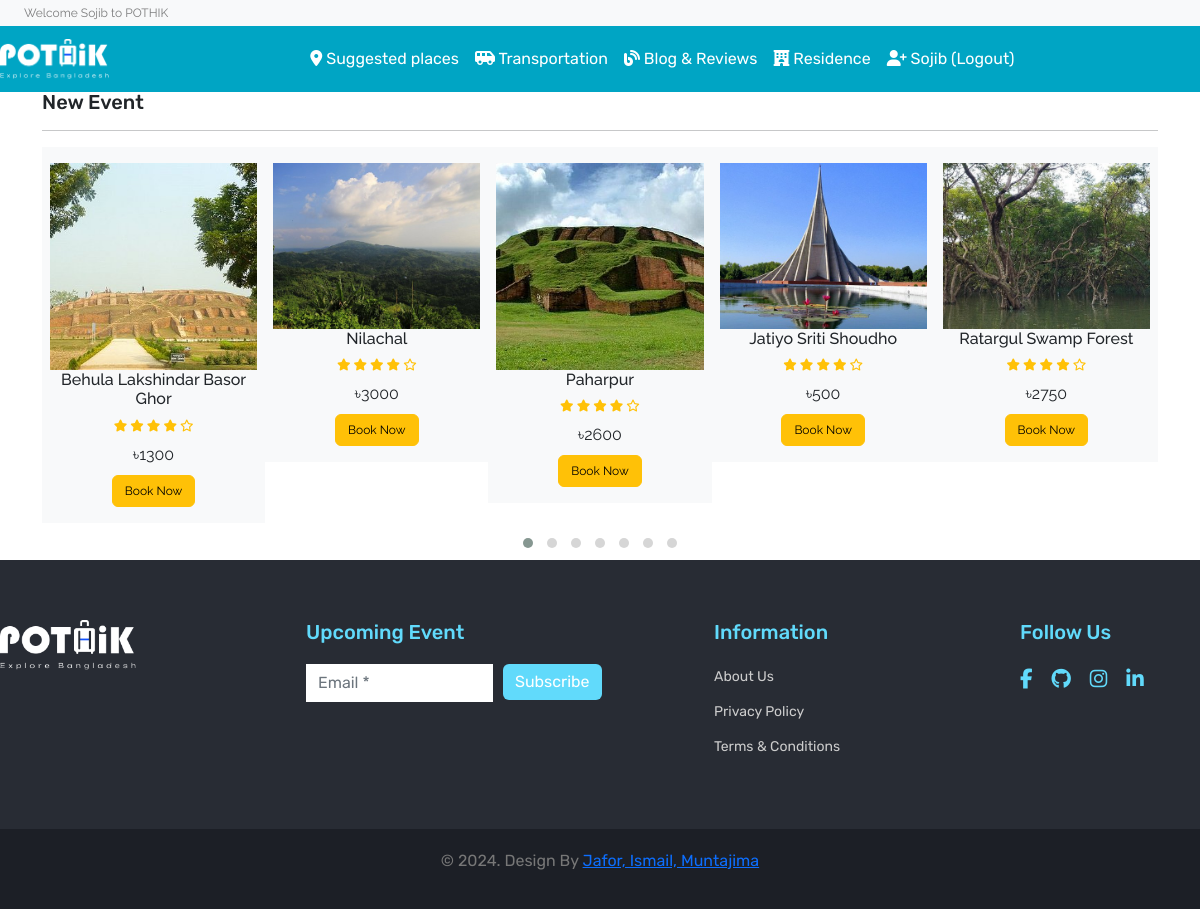
The app's page /cart.php (signed in) with its own data.
### tables this page shows
CREATE TABLE `users` (
  `user_id` int(11) NOT NULL,
  `user_name` varchar(50) DEFAULT NULL,
  `email` varchar(50) NOT NULL,
  `password` varchar(50) DEFAULT NULL,
  `number` text NOT NULL,
  `Fplace` varchar(20) NOT NULL,
  `address` varchar(50) NOT NULL,
  `verification_code` varchar(255) NOT NULL,
  `is_verify` int(10) NOT NULL DEFAULT 0
);

CREATE TABLE `place` (
  `tour_id` int(11) NOT NULL,
  `tour_Division` varchar(200) NOT NULL,
  `tour_name` varchar(255) NOT NULL,
  `Place_type` varchar(25) NOT NULL,
  `tour_price` text NOT NULL,
  `tour_image` varchar(255) NOT NULL,
  `tour_register` date DEFAULT NULL
);

### cart.php (called while the page is built, shortened)
<?php
include ('header.php');
?>
<?php
        include ('Template/_new-event.php');
?>
<?php
include ('footer.php');
?>

### database/functions.php (called while the page is built, shortened)
<?php
function check_login($con)
{
	if(isset($_SESSION['user_id']))
	{
		$id = $_SESSION['user_id'];
		$query = "select * from users where user_id = '$id' limit 1";
		$result = mysqli_query($con,$query);
		if($result && mysqli_num_rows($result) > 0)
		{
			$user_data = mysqli_fetch_assoc($result);
			return $user_data;
		}
	}
	die;
}

### database/DBController.php (called while the page is built, shortened)
<?php
class DBController
{
    protected $host = 'localhost';
    protected $user = 'root';
    protected $password = '';
    protected $database = "travel";
    public function __construct()
    {
        $this->con = mysqli_connect($this->host, $this->user, $this->password, $this->database);
    }
}

### functions.php (called while the page is built)
<?php
require ('database/DBController.php');
require ('database/Product.php');
require ('database/Cart.php');
$db = new DBController();
$product = new Product($db);
$product_shuffle = $product->getData();
$Cart = new Cart($db );

### database/Product.php (called while the page is built, shortened)
<?php
class Product
{
    public $db = null;
    public function __construct(DBController $db)
    {
        $this->db = $db;
    }
    public function getData($table = 'place'){
        $result = $this->db->con->query("SELECT * FROM {$table}");
        $resultArray = array();
        while ($item = mysqli_fetch_array($result, MYSQLI_ASSOC)){
            $resultArray[] = $item;
        }
        return $resultArray;
    }
}

### Template/_new-event.php (the view, shortened to what this page needs)
<?php
shuffle($product_shuffle);
?>
<section id="new-phones">
    <div class="container">
        <h4 class="font-rubik font-size-20">New Event</h4>
        <hr>
        <div class="owl-carousel owl-theme">
            <?php foreach ($product_shuffle as $item) { ?>
                <div class="item py-2 bg-light">
                    <div class="product font-rale p-2">
                        <a href="<?php printf('%s?tour_id=%s', 'Place.php',  $item['tour_id']); ?>"><img src="<?php echo $item['tour_image'] ?? "./assets/products/1.png"; ?>" alt="product1" class="img-fluid"></a>
                        <div class="text-center">
                            <h6><?php echo  $item['tour_name'] ?? "Unknown";  ?></h6>
                            <div class="rating text-warning font-size-12">
                                <span><i class="fas fa-star"></i></span>
                                <span><i class="fas fa-star"></i></span>
                                <span><i class="fas fa-star"></i></span>
                                <span><i class="fas fa-star"></i></span>
                                <span><i class="far fa-star"></i></span>
                            </div>
                            <div class="price py-2">
                                <span>৳<?php echo $item['tour_price'] ?? '0' ; ?></span>
                            </div>
                            <form method="post">
                                <?php
                                if (in_array($item['tour_id'], $Cart->getCartId($product->getData('cart')) ?? [])){
                                    echo '<button type="submit" disabled class="btn btn-success font-size-12">In the Cart</button>';
                                }else{
                                    echo '<button type="submit" name="top_sale_submit" class="btn btn-warning font-size-12">Book Now</button>';
                                }
                                ?>
                            </form>
                        </div>
                    </div>
                </div>
            <?php }  ?>
        </div>
    </div>
</section>

### header.php (shortened to what this page needs)
<?php
include ("database/connection.php");
include ("database/functions.php");
$user_data = check_login($con);
?>
<!DOCTYPE html>
<html lang="en">
<head>
    <link href="https://cdn.jsdelivr.net/npm/bootstrap@5.2.1/dist/css/bootstrap.min.css" rel="stylesheet"
>
    <link rel="stylesheet" href="https://stackpath.bootstrapcdn.com/bootstrap/4.4.1/css/bootstrap.min.css"
>
    <link rel="stylesheet" href="https://cdnjs.cloudflare.com/ajax/libs/OwlCarousel2/2.3.4/assets/owl.carousel.min.css"
 />
    <link rel="stylesheet"
        href="https://cdnjs.cloudflare.com/ajax/libs/OwlCarousel2/2.3.4/assets/owl.theme.default.min.css"
 />
    <link rel="stylesheet" href="https://cdnjs.cloudflare.com/ajax/libs/font-awesome/5.13.0/css/all.min.css"
 />
    <link rel="stylesheet" href="https://cdnjs.cloudflare.com/ajax/libs/font-awesome/6.2.1/css/all.min.css">
    <link href="https://cdn.jsdelivr.net/npm/bootstrap@5.2.3/dist/css/bootstrap.min.css" rel="stylesheet"
>
    <link href="https://cdn.jsdelivr.net/npm/bootstrap@5.2.0-beta1/dist/css/bootstrap.min.css" rel="stylesheet"
>
    <link rel="stylesheet" href="style.css">
    <?php
    require ('functions.php');
    ?>
</head>
<body>
    <header id="header" class="fixed-top">
        <div class="strip d-flex justify-content-between px-4 py-1 bg-light shadow-sm">
            <p class="font-rale font-size-12 text-black-50 m-0 welcome-text">
                Welcome <?php echo $user_data['user_name']; ?> to POTHIK
            </p>
        </div>
        <nav class="navbar navbar-expand-lg navbar-dark color-second-bg">
            <a class="navbar-brand" href="./index.php">
                <img src="assets/icons/pothik 2.png" alt="POTHIK Logo" height="40px" class="animated-logo">
            </a>
            <div class="collapse navbar-collapse" id="navbarNav">
                <ul class="navbar-nav m-auto font-rubik">
                    <li class="nav-item active">
                        <a class="nav-link hover-effect" href="./topPlace.php"><i class="fa-solid fa-location-dot"></i>
                            Suggested places</a>
                    </li>
                    <li class="nav-item active">
                        <a class="nav-link hover-effect" href="./bus.php"><i class="fa-solid fa-van-shuttle"></i>
                            Transportation</a>
                    </li>
                    <li class="nav-item active">
                        <a class="nav-link hover-effect" href="./blog.php"><i class="fa-solid fa-blog"></i> Blog &
                            Reviews</a>
                    </li>
                    <li class="nav-item active">
                        <a class="nav-link hover-effect" href="./home.php"><i class="fa-solid fa-hotel"></i>
                            Residence</a>
                    </li>
                    <li class="nav-item active">
                        <a class="nav-link text-capitalize hover-effect" href="./logout.php">
                            <i class="fa-solid fa-user-plus"></i> <?php echo $user_data['user_name']; ?> (Logout)
                        </a>
                    </li>
                </ul>
            </div>
        </nav>
    </header>
</body>

### footer.php (shortened to what this page needs)
<!DOCTYPE html>
<html lang="en">
<head>
</head>
<body>
    <footer id="foot">
        <div class="con">
            <div class="row">
                <div class="col-lg-3 col-12">
                    <a class="navbar-brand" href="./index.php">
                        <img src="assets/icons/pothik 2.png" alt="Logo">
                    </a>
                </div>
                <div class="col-lg-4 col-12">
                    <h4>Upcoming Event</h4>
                    <form class="form-row">
                        <div class="col">
                            <input type="email" class="form-control" placeholder="Email *" required>
                        </div>
                        <div class="col">
                            <button type="subm" class="btn btn-primary mb-2">Subscribe</button>
                        </div>
                    </form>
                </div>
                <div class="col-lg-3 col-12">
                    <h4>Information</h4>
                    <div class="foot-links">
                        <a href="#">About Us</a><br>
                        <a href="#">Privacy Policy</a><br>
                        <a href="#">Terms & Conditions</a>
                    </div>
                </div>
                <div class="col-lg-2 col-12">
                    <h4>Follow Us</h4>
                    <div class="social-icons">
                        <a href="#"><i class="fab fa-facebook-f"></i></a>
                        <a href="https://github.com/abujaforhadi/"><i class="fab fa-github"></i></a>
                        <a href="#"><i class="fab fa-instagram"></i></a>
                        <a href="https://www.linkedin.com/in/abujaforhadi/"><i class="fab fa-linkedin-in"></i></a>
                    </div>
                </div>
            </div>
        </div>
    </footer>
    <div class="copyright text-center">
        <p>&copy; 2024. Design By
            <a href="https://github.com/abujaforhadi">Jafor, Ismail, Muntajima</a>
        </p>
    </div>
</body>
</html>

### style.css (style rules this page uses)
button, button:focus { outline: none !important; box-shadow: none !important; }
.font-rale { font-family: "Raleway", cursive; }
.font-rubik { font-family: "Rubik", cursive; }
.font-size-12 { font-size: 12px; }
.font-size-20 { font-size: 20px; }
.color-second-bg { background: #00A5C4; }

### header.php (style rules this page uses)
body { font-family: 'Rubik', sans-serif; padding-top: 90px; }
.fixed-top { position: fixed; top: 0; width: 100%; z-index: 1030; }
.hover-effect { position: relative; color: white; transition: color 0.3s ease-in-out, transform 0.3s ease-in-out; }
.hover-effect::after { content: ''; position: absolute; width: 0%; height: 2px; background-color: #fff; left: 50%; bottom: -5px; transition: width 0.3s ease-in-out, left 0.3s ease-in-out; }
.navbar { transition: background-color 0.5s ease, box-shadow 0.5s ease; }
.animated-logo { animation: logo-pulse 3s infinite; }
.collapse { animation: slide-in 0.5s ease; }
.welcome-text { animation: text-fade-in 2s ease; }

### footer.php (style rules this page uses)
#foot { background-color: #282c34; color: #ccc; padding: 60px 0; }
#foot a { color: #ccc; text-decoration: none; transition: color 0.3s; }
#foot .navbar-brand img { height: 50px; }
#foot h4 { font-size: 20px; margin-bottom: 20px; color: #61dafb; }
#foot .form-control { border: none; border-radius: 0; box-shadow: none; margin-bottom: 10px; }
#foot .btn-primary { background-color: #61dafb; border: none; }
#foot .social-icons a { display: inline-block; margin-right: 15px; font-size: 20px; color: #61dafb; transition: transform 0.3s; }
.copyright { background-color: #1c1f26; color: #777; padding: 20px 0; }
.foot-links a { position: relative; display: inline-block; text-decoration: none; font-size: 14px; margin-bottom: 10px; transition: color 0.3s; }
.foot-links a::after { content: ''; display: block; width: 0; height: 2px; background: #61dafb; transition: width 0.3s; }

### records on screen
users: user_name "Sojib"
place: tour_image (picture), tour_name "Behula Lakshindar Basor Ghor", tour_price "1300"
place: tour_image (picture), tour_name "Nilachal", tour_price "3000"
place: tour_image (picture), tour_name "Paharpur", tour_price "2600"
place: tour_image (picture), tour_name "Jatiyo Sriti Shoudho", tour_price "500"
place: tour_image (picture), tour_name "Ratargul Swamp Forest", tour_price "2750"
